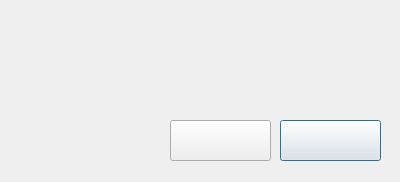
<?xml version="1.0" encoding="UTF-8"?>
<ui version="4.0">
 <class>gameover</class>
 <widget class="QDialog" name="gameover">
  <property name="geometry">
   <rect>
    <x>0</x>
    <y>0</y>
    <width>400</width>
    <height>182</height>
   </rect>
  </property>
  <property name="windowTitle">
   <string>gameover</string>
  </property>
  <property name="autoFillBackground">
   <bool>false</bool>
  </property>
  <widget class="QLabel" name="label">
   <property name="geometry">
    <rect>
     <x>10</x>
     <y>10</y>
     <width>371</width>
     <height>81</height>
    </rect>
   </property>
   <property name="text">
    <string/>
   </property>
   <property name="pixmap">
    <pixmap resource="start.qrc">:/start/image/over.png</pixmap>
   </property>
   <property name="scaledContents">
    <bool>true</bool>
   </property>
  </widget>
  <widget class="QPushButton" name="backbutton">
   <property name="geometry">
    <rect>
     <x>280</x>
     <y>120</y>
     <width>101</width>
     <height>41</height>
    </rect>
   </property>
   <property name="text">
    <string/>
   </property>
  </widget>
  <widget class="QPushButton" name="restartbutton">
   <property name="geometry">
    <rect>
     <x>170</x>
     <y>120</y>
     <width>101</width>
     <height>41</height>
    </rect>
   </property>
   <property name="text">
    <string/>
   </property>
  </widget>
 </widget>
 <layoutdefault spacing="6" margin="11"/>
 <resources>
  <include location="start.qrc"/>
 </resources>
 <connections/>
</ui>
